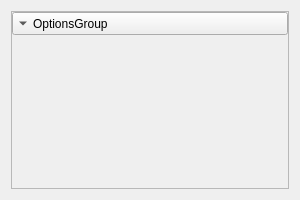
<?xml version="1.0" encoding="UTF-8"?>
<ui version="4.0">
 <class>GromacsOptionsGroup</class>
 <widget class="QWidget" name="GromacsOptionsGroup">
  <property name="geometry">
   <rect>
    <x>0</x>
    <y>0</y>
    <width>300</width>
    <height>200</height>
   </rect>
  </property>
  <property name="windowTitle">
   <string>Form</string>
  </property>
  <layout class="QVBoxLayout" name="verticalLayout_2">
   <item>
    <widget class="QFrame" name="frame_2">
     <property name="frameShape">
      <enum>QFrame::StyledPanel</enum>
     </property>
     <property name="frameShadow">
      <enum>QFrame::Raised</enum>
     </property>
     <layout class="QVBoxLayout" name="verticalLayout">
      <property name="spacing">
       <number>0</number>
      </property>
      <property name="margin">
       <number>0</number>
      </property>
      <item>
       <widget class="QToolButton" name="toolButton">
        <property name="sizePolicy">
         <sizepolicy hsizetype="Preferred" vsizetype="Fixed">
          <horstretch>0</horstretch>
          <verstretch>0</verstretch>
         </sizepolicy>
        </property>
        <property name="text">
         <string>OptionsGroup</string>
        </property>
        <property name="toolButtonStyle">
         <enum>Qt::ToolButtonTextBesideIcon</enum>
        </property>
        <property name="arrowType">
         <enum>Qt::DownArrow</enum>
        </property>
       </widget>
      </item>
      <item>
       <widget class="QFrame" name="frame">
        <property name="frameShape">
         <enum>QFrame::NoFrame</enum>
        </property>
        <layout class="QGridLayout" name="gridLayout"/>
       </widget>
      </item>
     </layout>
    </widget>
   </item>
  </layout>
 </widget>
 <resources/>
 <connections/>
</ui>
